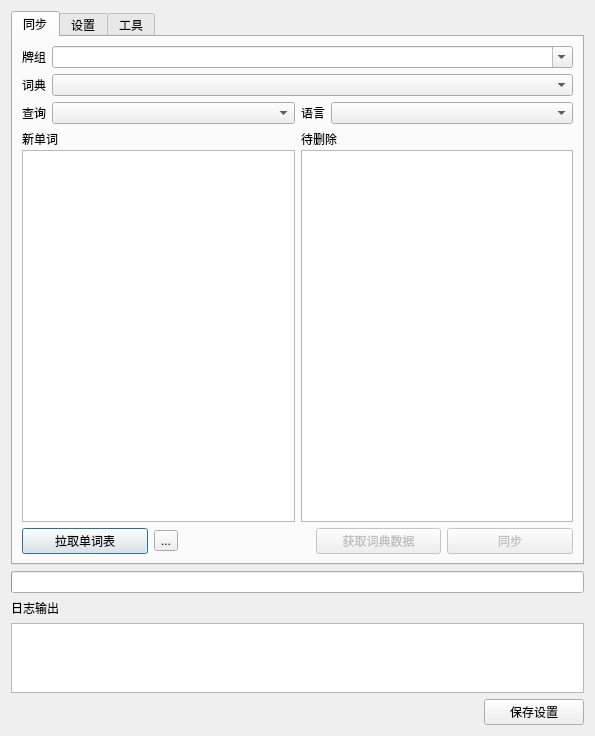
<?xml version="1.0" encoding="UTF-8"?>
<ui version="4.0">
 <class>Dialog</class>
 <widget class="QDialog" name="Dialog">
  <property name="geometry">
   <rect>
    <x>0</x>
    <y>0</y>
    <width>595</width>
    <height>708</height>
   </rect>
  </property>
  <property name="windowTitle">
   <string>Dialog</string>
  </property>
  <layout class="QVBoxLayout" name="main_layout">
   <item>
    <widget class="QTabWidget" name="tabWidget">
     <property name="autoFillBackground">
      <bool>false</bool>
     </property>
     <property name="currentIndex">
      <number>0</number>
     </property>
     <widget class="QWidget" name="mainTab">
      <attribute name="title">
       <string>同步</string>
      </attribute>
      <layout class="QGridLayout" name="gridLayout_4">
       <item row="2" column="0" colspan="5">
        <layout class="QHBoxLayout" name="dictionaryLayout">
         <item>
          <widget class="QLabel" name="dictionaryLabel">
           <property name="sizePolicy">
            <sizepolicy hsizetype="Fixed" vsizetype="Fixed">
             <horstretch>0</horstretch>
             <verstretch>0</verstretch>
            </sizepolicy>
           </property>
           <property name="text">
            <string>词典</string>
           </property>
          </widget>
         </item>
         <item>
          <widget class="QComboBox" name="dictionaryComboBox">
           <property name="sizePolicy">
            <sizepolicy hsizetype="Preferred" vsizetype="Fixed">
             <horstretch>0</horstretch>
             <verstretch>0</verstretch>
            </sizepolicy>
           </property>
          </widget>
         </item>
        </layout>
       </item>
       <item row="5" column="0">
        <widget class="QPushButton" name="pullRemoteWordsBtn">
         <property name="text">
          <string>拉取单词表</string>
         </property>
        </widget>
       </item>
       <item row="1" column="0" colspan="5">
        <layout class="QHBoxLayout" name="deckLayout">
         <item>
          <widget class="QLabel" name="deckLabel">
           <property name="sizePolicy">
            <sizepolicy hsizetype="Fixed" vsizetype="Fixed">
             <horstretch>0</horstretch>
             <verstretch>0</verstretch>
            </sizepolicy>
           </property>
           <property name="text">
            <string>牌组</string>
           </property>
          </widget>
         </item>
         <item>
          <widget class="QComboBox" name="deckComboBox">
           <property name="sizePolicy">
            <sizepolicy hsizetype="Preferred" vsizetype="Fixed">
             <horstretch>0</horstretch>
             <verstretch>0</verstretch>
            </sizepolicy>
           </property>
           <property name="editable">
            <bool>true</bool>
           </property>
          </widget>
         </item>
        </layout>
       </item>
       <item row="3" column="0" colspan="5">
        <layout class="QHBoxLayout" name="queryAndLanguageLayout">
         <item>
          <layout class="QHBoxLayout" name="apiLayout">
           <item>
            <widget class="QLabel" name="apiLabel">
             <property name="sizePolicy">
              <sizepolicy hsizetype="Fixed" vsizetype="Fixed">
               <horstretch>0</horstretch>
               <verstretch>0</verstretch>
              </sizepolicy>
             </property>
             <property name="text">
              <string>查询</string>
             </property>
            </widget>
           </item>
           <item>
            <widget class="QComboBox" name="apiComboBox">
             <property name="sizePolicy">
              <sizepolicy hsizetype="Preferred" vsizetype="Fixed">
               <horstretch>0</horstretch>
               <verstretch>0</verstretch>
              </sizepolicy>
             </property>
             <property name="editable">
              <bool>false</bool>
             </property>
            </widget>
           </item>
          </layout>
         </item>
         <item>
          <layout class="QHBoxLayout" name="languageLayout">
           <item>
            <widget class="QLabel" name="languageLabel">
             <property name="sizePolicy">
              <sizepolicy hsizetype="Fixed" vsizetype="Fixed">
               <horstretch>0</horstretch>
               <verstretch>0</verstretch>
              </sizepolicy>
             </property>
             <property name="text">
              <string>语言</string>
             </property>
            </widget>
           </item>
           <item>
            <widget class="QComboBox" name="languageComboBox"/>
           </item>
          </layout>
         </item>
        </layout>
       </item>
       <item row="5" column="4">
        <widget class="QPushButton" name="btnSync">
         <property name="enabled">
          <bool>false</bool>
         </property>
         <property name="text">
          <string>同步</string>
         </property>
        </widget>
       </item>
       <item row="5" column="1">
        <widget class="QToolButton" name="btnImportFromFiles">
         <property name="toolTip">
          <string>Import words from txt files. (Use Tabs to separate the fields)</string>
         </property>
         <property name="text">
          <string>...</string>
         </property>
        </widget>
       </item>
       <item row="4" column="0" colspan="5">
        <layout class="QHBoxLayout" name="horizontalLayout">
         <item>
          <layout class="QVBoxLayout" name="verticalLayout">
           <property name="spacing">
            <number>2</number>
           </property>
           <item>
            <widget class="QLabel" name="label">
             <property name="text">
              <string>新单词</string>
             </property>
            </widget>
           </item>
           <item>
            <widget class="QListWidget" name="newWordListWidget">
             <property name="alternatingRowColors">
              <bool>true</bool>
             </property>
             <property name="selectionMode">
              <enum>QAbstractItemView::SelectionMode::MultiSelection</enum>
             </property>
            </widget>
           </item>
          </layout>
         </item>
         <item>
          <layout class="QVBoxLayout" name="verticalLayout_2">
           <property name="spacing">
            <number>2</number>
           </property>
           <property name="sizeConstraint">
            <enum>QLayout::SizeConstraint::SetDefaultConstraint</enum>
           </property>
           <item>
            <widget class="QLabel" name="label_2">
             <property name="text">
              <string>待删除</string>
             </property>
            </widget>
           </item>
           <item>
            <widget class="QListWidget" name="needDeleteWordListWidget">
             <property name="alternatingRowColors">
              <bool>true</bool>
             </property>
            </widget>
           </item>
          </layout>
         </item>
        </layout>
       </item>
       <item row="5" column="3">
        <widget class="QPushButton" name="queryBtn">
         <property name="enabled">
          <bool>false</bool>
         </property>
         <property name="text">
          <string>获取词典数据</string>
         </property>
        </widget>
       </item>
      </layout>
     </widget>
     <widget class="QWidget" name="settingTab">
      <attribute name="title">
       <string>设置</string>
      </attribute>
      <layout class="QGridLayout" name="gridLayout_2">
       <item row="0" column="0" colspan="2">
        <widget class="QGroupBox" name="credentialGroupBox">
         <property name="title">
          <string>词典账号设置</string>
         </property>
         <layout class="QGridLayout" name="gridLayout_3">
          <item row="0" column="0" colspan="2">
           <widget class="QLabel" name="currentDictionaryLabel">
            <property name="sizePolicy">
             <sizepolicy hsizetype="Preferred" vsizetype="Fixed">
              <horstretch>0</horstretch>
              <verstretch>0</verstretch>
             </sizepolicy>
            </property>
            <property name="text">
             <string>当前选择词典: </string>
            </property>
           </widget>
          </item>
          <item row="1" column="0">
           <widget class="QLabel" name="usernameLabel">
            <property name="text">
             <string>账号</string>
            </property>
           </widget>
          </item>
          <item row="1" column="1">
           <widget class="QLineEdit" name="usernameLineEdit"/>
          </item>
          <item row="1" column="2">
           <widget class="QLabel" name="passwordLabel">
            <property name="text">
             <string>密码</string>
            </property>
           </widget>
          </item>
          <item row="1" column="3">
           <widget class="QLineEdit" name="passwordLineEdit"/>
          </item>
          <item row="2" column="0">
           <widget class="QLabel" name="cookieLabel">
            <property name="sizePolicy">
             <sizepolicy hsizetype="Fixed" vsizetype="Fixed">
              <horstretch>0</horstretch>
              <verstretch>0</verstretch>
             </sizepolicy>
            </property>
            <property name="text">
             <string>Cookie</string>
            </property>
            <property name="alignment">
             <set>Qt::AlignmentFlag::AlignLeading|Qt::AlignmentFlag::AlignLeft|Qt::AlignmentFlag::AlignVCenter</set>
            </property>
           </widget>
          </item>
          <item row="2" column="1" colspan="3">
           <widget class="QLineEdit" name="cookieLineEdit">
            <property name="placeholderText">
             <string>选填</string>
            </property>
            <property name="clearButtonEnabled">
             <bool>true</bool>
            </property>
           </widget>
          </item>
         </layout>
        </widget>
       </item>
       <item row="3" column="0" colspan="2">
        <widget class="QGroupBox" name="defaultConfigGroupBox">
         <property name="title">
          <string>同步设置</string>
         </property>
         <layout class="QGridLayout" name="gridLayout">
          <item row="0" column="0">
           <widget class="QCheckBox" name="syncTemplatesCheckbox">
            <property name="text">
             <string>同步模版</string>
            </property>
            <property name="checked">
             <bool>true</bool>
            </property>
           </widget>
          </item>
         </layout>
        </widget>
       </item>
       <item row="1" column="0" colspan="2">
        <widget class="QGroupBox" name="aporaCredentialGroupBox">
         <property name="title">
          <string>Apora账号设置</string>
         </property>
         <layout class="QGridLayout" name="gridLayout_10">
          <item row="0" column="0">
           <widget class="QLabel" name="AporaTokenLabel">
            <property name="sizePolicy">
             <sizepolicy hsizetype="Fixed" vsizetype="Fixed">
              <horstretch>0</horstretch>
              <verstretch>0</verstretch>
             </sizepolicy>
            </property>
            <property name="text">
             <string>Apora API Token</string>
            </property>
            <property name="alignment">
             <set>Qt::AlignmentFlag::AlignLeading|Qt::AlignmentFlag::AlignLeft|Qt::AlignmentFlag::AlignVCenter</set>
            </property>
           </widget>
          </item>
          <item row="0" column="1" colspan="2">
           <widget class="QLineEdit" name="AporaAPITokenLineEdit">
            <property name="enabled">
             <bool>true</bool>
            </property>
            <property name="placeholderText">
             <string>必填</string>
            </property>
            <property name="clearButtonEnabled">
             <bool>true</bool>
            </property>
           </widget>
          </item>
          <item row="1" column="0" colspan="3">
           <widget class="QTextBrowser" name="AporaAPITokenDescription">
            <property name="maximumSize">
             <size>
              <width>16777215</width>
              <height>50</height>
             </size>
            </property>
            <property name="styleSheet">
             <string notr="true"/>
            </property>
            <property name="html">
             <string>&lt;!DOCTYPE HTML PUBLIC &quot;-//W3C//DTD HTML 4.0//EN&quot; &quot;http://www.w3.org/TR/REC-html40/strict.dtd&quot;&gt;
&lt;html&gt;&lt;head&gt;&lt;meta name=&quot;qrichtext&quot; content=&quot;1&quot; /&gt;&lt;meta charset=&quot;utf-8&quot; /&gt;&lt;style type=&quot;text/css&quot;&gt;
p, li { white-space: pre-wrap; }
hr { height: 1px; border-width: 0; }
li.unchecked::marker { content: &quot;\2610&quot;; }
li.checked::marker { content: &quot;\2612&quot;; }
&lt;/style&gt;&lt;/head&gt;&lt;body style=&quot; font-family:'Microsoft YaHei UI'; font-size:9pt; font-weight:400; font-style:normal;&quot;&gt;
&lt;p style=&quot; margin-top:0px; margin-bottom:0px; margin-left:0px; margin-right:0px; -qt-block-indent:0; text-indent:0px;&quot;&gt;Token需要从Apora官网&lt;a href=&quot;https://apora.sumku.cc&quot;&gt;&lt;span style=&quot; text-decoration: underline; color:#134958;&quot;&gt;https://apora.sumku.cc&lt;/span&gt;&lt;/a&gt;获取。步骤：登陆Apora账号。进入管理后台，点击Token按钮生成。请保管好您的Token，不要泄露给他人。&lt;/p&gt;&lt;/body&gt;&lt;/html&gt;</string>
            </property>
            <property name="openExternalLinks">
             <bool>true</bool>
            </property>
           </widget>
          </item>
         </layout>
        </widget>
       </item>
       <item row="4" column="0" colspan="2">
        <widget class="QGroupBox" name="cardConfigGroupBox">
         <property name="title">
          <string>卡片设置</string>
         </property>
         <layout class="QGridLayout" name="gridLayout_6">
          <item row="0" column="1">
           <widget class="QCheckBox" name="enableChineseCheckBox">
            <property name="text">
             <string>中文释义</string>
            </property>
           </widget>
          </item>
          <item row="0" column="0">
           <widget class="QCheckBox" name="enableContextCheckBox">
            <property name="text">
             <string>单词上下文（Context）</string>
            </property>
            <property name="checked">
             <bool>true</bool>
            </property>
           </widget>
          </item>
          <item row="1" column="0">
           <widget class="QCheckBox" name="enableTermHighlight">
            <property name="text">
             <string>Context中高亮单词/短语</string>
            </property>
           </widget>
          </item>
          <item row="2" column="1">
           <widget class="QRadioButton" name="GBSpeakingRadioButton">
            <property name="text">
             <string>英式发音（GB）</string>
            </property>
            <property name="checked">
             <bool>false</bool>
            </property>
            <attribute name="buttonGroup">
             <string notr="true">SpeakingVariantRadioButtonGroup</string>
            </attribute>
           </widget>
          </item>
          <item row="8" column="0" colspan="5">
           <widget class="QTextBrowser" name="cardSettingDescription">
            <property name="maximumSize">
             <size>
              <width>16777215</width>
              <height>30</height>
             </size>
            </property>
            <property name="html">
             <string>&lt;!DOCTYPE HTML PUBLIC &quot;-//W3C//DTD HTML 4.0//EN&quot; &quot;http://www.w3.org/TR/REC-html40/strict.dtd&quot;&gt;
&lt;html&gt;&lt;head&gt;&lt;meta name=&quot;qrichtext&quot; content=&quot;1&quot; /&gt;&lt;meta charset=&quot;utf-8&quot; /&gt;&lt;style type=&quot;text/css&quot;&gt;
p, li { white-space: pre-wrap; }
hr { height: 1px; border-width: 0; }
li.unchecked::marker { content: &quot;\2610&quot;; }
li.checked::marker { content: &quot;\2612&quot;; }
&lt;/style&gt;&lt;/head&gt;&lt;body style=&quot; font-family:'Microsoft YaHei UI'; font-size:9pt; font-weight:400; font-style:normal;&quot;&gt;
&lt;p align=&quot;justify&quot; style=&quot; margin-top:0px; margin-bottom:0px; margin-left:0px; margin-right:0px; -qt-block-indent:0; text-indent:0px;&quot;&gt;注意：单词发音（Term Speaking）和句子发音（Context Speaking）不能同时开启。&lt;/p&gt;&lt;/body&gt;&lt;/html&gt;</string>
            </property>
           </widget>
          </item>
          <item row="2" column="0">
           <widget class="QRadioButton" name="USSpeakingRadioButton">
            <property name="text">
             <string>美式发音（US）</string>
            </property>
            <property name="checked">
             <bool>true</bool>
            </property>
            <attribute name="buttonGroup">
             <string notr="true">SpeakingVariantRadioButtonGroup</string>
            </attribute>
           </widget>
          </item>
          <item row="0" column="3">
           <widget class="QCheckBox" name="enableAddPartOfSpeechToTag">
            <property name="text">
             <string>添加词性到Anki标签</string>
            </property>
           </widget>
          </item>
          <item row="1" column="1">
           <widget class="QRadioButton" name="disableSpeakingRadioButton">
            <property name="enabled">
             <bool>true</bool>
            </property>
            <property name="text">
             <string>无发音</string>
            </property>
            <attribute name="buttonGroup">
             <string notr="true">SpeakingRadioButtonGroup</string>
            </attribute>
           </widget>
          </item>
          <item row="1" column="3">
           <widget class="QRadioButton" name="termSpeakingRadioButton">
            <property name="text">
             <string>单词发音</string>
            </property>
            <property name="checked">
             <bool>false</bool>
            </property>
            <attribute name="buttonGroup">
             <string notr="true">SpeakingRadioButtonGroup</string>
            </attribute>
           </widget>
          </item>
          <item row="2" column="3">
           <widget class="QRadioButton" name="contextSpeakingRadioButton">
            <property name="text">
             <string>句子发音</string>
            </property>
            <property name="checked">
             <bool>true</bool>
            </property>
            <attribute name="buttonGroup">
             <string notr="true">SpeakingRadioButtonGroup</string>
            </attribute>
           </widget>
          </item>
          <item row="5" column="0" colspan="5">
           <layout class="QHBoxLayout" name="ContextDifficultyLayout">
            <item>
             <widget class="QLabel" name="label_4">
              <property name="text">
               <string>Context上下文难度</string>
              </property>
             </widget>
            </item>
            <item>
             <widget class="QComboBox" name="contextDifficultyComboBox">
              <property name="sizePolicy">
               <sizepolicy hsizetype="MinimumExpanding" vsizetype="Fixed">
                <horstretch>0</horstretch>
                <verstretch>0</verstretch>
               </sizepolicy>
              </property>
              <property name="currentIndex">
               <number>1</number>
              </property>
              <property name="frame">
               <bool>true</bool>
              </property>
              <item>
               <property name="text">
                <string>简单（Easy）</string>
               </property>
              </item>
              <item>
               <property name="text">
                <string>中等（Normal）</string>
               </property>
              </item>
              <item>
               <property name="text">
                <string>专业（Professional）</string>
               </property>
              </item>
             </widget>
            </item>
           </layout>
          </item>
         </layout>
        </widget>
       </item>
      </layout>
     </widget>
     <widget class="QWidget" name="utilitiesTab">
      <attribute name="title">
       <string>工具</string>
      </attribute>
      <layout class="QGridLayout" name="gridLayout_5">
       <item row="1" column="0">
        <widget class="QGroupBox" name="dangerZoneGroupBox">
         <property name="styleSheet">
          <string notr="true">color: red</string>
         </property>
         <property name="title">
          <string>Danger Zone</string>
         </property>
         <layout class="QGridLayout" name="gridLayout_8">
          <item row="0" column="0">
           <widget class="QPushButton" name="btnBackwardTemplate">
            <property name="text">
             <string>Add/Delete Backwards Template</string>
            </property>
           </widget>
          </item>
          <item row="0" column="1">
           <widget class="QPushButton" name="btnCheckTemplates">
            <property name="text">
             <string>Check Card Templates</string>
            </property>
           </widget>
          </item>
         </layout>
        </widget>
       </item>
       <item row="0" column="0">
        <widget class="QGroupBox" name="utilitiesGroupBox">
         <property name="title">
          <string>Utilities</string>
         </property>
         <layout class="QGridLayout" name="gridLayout_7">
          <item row="0" column="0">
           <widget class="QPushButton" name="btnDownloadMissingAssets">
            <property name="toolTip">
             <string>Check existing notes and download missing assets (images, audio files, etc.)</string>
            </property>
            <property name="text">
             <string>Download Missing Assets</string>
            </property>
           </widget>
          </item>
          <item row="0" column="1">
           <widget class="QPushButton" name="btnFillMissingValues">
            <property name="toolTip">
             <string>Check existing notes and fill missing field values</string>
            </property>
            <property name="text">
             <string>Fill Missing Values</string>
            </property>
           </widget>
          </item>
          <item row="1" column="0">
           <widget class="QPushButton" name="btnExportAudio">
            <property name="toolTip">
             <string>Export all words in selected deck into a single audio file. (macOS only)</string>
            </property>
            <property name="text">
             <string>Export Audio (macOS only)</string>
            </property>
           </widget>
          </item>
         </layout>
        </widget>
       </item>
      </layout>
     </widget>
    </widget>
   </item>
   <item>
    <widget class="QProgressBar" name="progressBar">
     <property name="value">
      <number>0</number>
     </property>
     <property name="textVisible">
      <bool>false</bool>
     </property>
    </widget>
   </item>
   <item>
    <widget class="QLabel" name="logTextLabel">
     <property name="text">
      <string>日志输出</string>
     </property>
    </widget>
   </item>
   <item>
    <widget class="QPlainTextEdit" name="logTextBox">
     <property name="documentTitle">
      <string/>
     </property>
     <property name="undoRedoEnabled">
      <bool>false</bool>
     </property>
     <property name="lineWrapMode">
      <enum>QPlainTextEdit::LineWrapMode::WidgetWidth</enum>
     </property>
    </widget>
   </item>
   <item>
    <layout class="QHBoxLayout" name="FooterGroup">
     <item>
      <spacer name="horizontalSpacer">
       <property name="orientation">
        <enum>Qt::Orientation::Horizontal</enum>
       </property>
       <property name="sizeHint" stdset="0">
        <size>
         <width>40</width>
         <height>20</height>
        </size>
       </property>
      </spacer>
     </item>
     <item>
      <widget class="QPushButton" name="saveSettingsButton">
       <property name="minimumSize">
        <size>
         <width>100</width>
         <height>0</height>
        </size>
       </property>
       <property name="text">
        <string>保存设置</string>
       </property>
      </widget>
     </item>
    </layout>
   </item>
  </layout>
 </widget>
 <resources/>
 <connections/>
 <buttongroups>
  <buttongroup name="SpeakingVariantRadioButtonGroup"/>
  <buttongroup name="SpeakingRadioButtonGroup"/>
 </buttongroups>
</ui>
